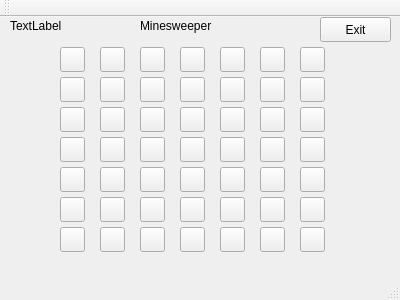
<?xml version="1.0" encoding="UTF-8"?>
<ui version="4.0">
 <class>MainWindow</class>
 <widget class="QMainWindow" name="MainWindow">
  <property name="geometry">
   <rect>
    <x>0</x>
    <y>0</y>
    <width>400</width>
    <height>300</height>
   </rect>
  </property>
  <property name="windowTitle">
   <string>MainWindow</string>
  </property>
  <widget class="QWidget" name="centralWidget">
   <widget class="QLabel" name="label">
    <property name="geometry">
     <rect>
      <x>140</x>
      <y>0</y>
      <width>101</width>
      <height>17</height>
     </rect>
    </property>
    <property name="text">
     <string>Minesweeper</string>
    </property>
   </widget>
   <widget class="QLabel" name="num_unexposed">
    <property name="geometry">
     <rect>
      <x>10</x>
      <y>0</y>
      <width>67</width>
      <height>17</height>
     </rect>
    </property>
    <property name="text">
     <string>TextLabel</string>
    </property>
   </widget>
   <widget class="QPushButton" name="pushButton_9">
    <property name="geometry">
     <rect>
      <x>60</x>
      <y>30</y>
      <width>25</width>
      <height>25</height>
     </rect>
    </property>
    <property name="text">
     <string/>
    </property>
   </widget>
   <widget class="QPushButton" name="pushButton_11">
    <property name="geometry">
     <rect>
      <x>100</x>
      <y>30</y>
      <width>25</width>
      <height>25</height>
     </rect>
    </property>
    <property name="text">
     <string/>
    </property>
   </widget>
   <widget class="QPushButton" name="pushButton_20">
    <property name="geometry">
     <rect>
      <x>140</x>
      <y>30</y>
      <width>25</width>
      <height>25</height>
     </rect>
    </property>
    <property name="text">
     <string/>
    </property>
   </widget>
   <widget class="QPushButton" name="pushButton_23">
    <property name="geometry">
     <rect>
      <x>180</x>
      <y>30</y>
      <width>25</width>
      <height>25</height>
     </rect>
    </property>
    <property name="text">
     <string/>
    </property>
   </widget>
   <widget class="QPushButton" name="pushButton_31">
    <property name="geometry">
     <rect>
      <x>220</x>
      <y>30</y>
      <width>25</width>
      <height>25</height>
     </rect>
    </property>
    <property name="text">
     <string/>
    </property>
   </widget>
   <widget class="QPushButton" name="pushButton_39">
    <property name="geometry">
     <rect>
      <x>260</x>
      <y>30</y>
      <width>25</width>
      <height>25</height>
     </rect>
    </property>
    <property name="text">
     <string/>
    </property>
   </widget>
   <widget class="QPushButton" name="pushButton_49">
    <property name="geometry">
     <rect>
      <x>300</x>
      <y>30</y>
      <width>25</width>
      <height>25</height>
     </rect>
    </property>
    <property name="text">
     <string/>
    </property>
   </widget>
   <widget class="QPushButton" name="pushButton_50">
    <property name="geometry">
     <rect>
      <x>300</x>
      <y>60</y>
      <width>25</width>
      <height>25</height>
     </rect>
    </property>
    <property name="text">
     <string/>
    </property>
   </widget>
   <widget class="QPushButton" name="pushButton_21">
    <property name="geometry">
     <rect>
      <x>140</x>
      <y>60</y>
      <width>25</width>
      <height>25</height>
     </rect>
    </property>
    <property name="text">
     <string/>
    </property>
   </widget>
   <widget class="QPushButton" name="pushButton_10">
    <property name="geometry">
     <rect>
      <x>60</x>
      <y>60</y>
      <width>25</width>
      <height>25</height>
     </rect>
    </property>
    <property name="text">
     <string/>
    </property>
   </widget>
   <widget class="QPushButton" name="pushButton_32">
    <property name="geometry">
     <rect>
      <x>220</x>
      <y>60</y>
      <width>25</width>
      <height>25</height>
     </rect>
    </property>
    <property name="text">
     <string/>
    </property>
   </widget>
   <widget class="QPushButton" name="pushButton_40">
    <property name="geometry">
     <rect>
      <x>260</x>
      <y>60</y>
      <width>25</width>
      <height>25</height>
     </rect>
    </property>
    <property name="text">
     <string/>
    </property>
   </widget>
   <widget class="QPushButton" name="pushButton_24">
    <property name="geometry">
     <rect>
      <x>180</x>
      <y>60</y>
      <width>25</width>
      <height>25</height>
     </rect>
    </property>
    <property name="text">
     <string/>
    </property>
   </widget>
   <widget class="QPushButton" name="pushButton_12">
    <property name="geometry">
     <rect>
      <x>100</x>
      <y>60</y>
      <width>25</width>
      <height>25</height>
     </rect>
    </property>
    <property name="text">
     <string/>
    </property>
   </widget>
   <widget class="QPushButton" name="pushButton_25">
    <property name="geometry">
     <rect>
      <x>180</x>
      <y>90</y>
      <width>25</width>
      <height>25</height>
     </rect>
    </property>
    <property name="text">
     <string/>
    </property>
   </widget>
   <widget class="QPushButton" name="pushButton_51">
    <property name="geometry">
     <rect>
      <x>300</x>
      <y>90</y>
      <width>25</width>
      <height>25</height>
     </rect>
    </property>
    <property name="text">
     <string/>
    </property>
   </widget>
   <widget class="QPushButton" name="pushButton_33">
    <property name="geometry">
     <rect>
      <x>220</x>
      <y>90</y>
      <width>25</width>
      <height>25</height>
     </rect>
    </property>
    <property name="text">
     <string/>
    </property>
   </widget>
   <widget class="QPushButton" name="pushButton_22">
    <property name="geometry">
     <rect>
      <x>140</x>
      <y>90</y>
      <width>25</width>
      <height>25</height>
     </rect>
    </property>
    <property name="text">
     <string/>
    </property>
   </widget>
   <widget class="QPushButton" name="pushButton_41">
    <property name="geometry">
     <rect>
      <x>260</x>
      <y>90</y>
      <width>25</width>
      <height>25</height>
     </rect>
    </property>
    <property name="text">
     <string/>
    </property>
   </widget>
   <widget class="QPushButton" name="pushButton_13">
    <property name="geometry">
     <rect>
      <x>60</x>
      <y>90</y>
      <width>25</width>
      <height>25</height>
     </rect>
    </property>
    <property name="text">
     <string/>
    </property>
   </widget>
   <widget class="QPushButton" name="pushButton_14">
    <property name="geometry">
     <rect>
      <x>100</x>
      <y>90</y>
      <width>25</width>
      <height>25</height>
     </rect>
    </property>
    <property name="text">
     <string/>
    </property>
   </widget>
   <widget class="QPushButton" name="pushButton_26">
    <property name="geometry">
     <rect>
      <x>140</x>
      <y>120</y>
      <width>25</width>
      <height>25</height>
     </rect>
    </property>
    <property name="text">
     <string/>
    </property>
   </widget>
   <widget class="QPushButton" name="pushButton_15">
    <property name="geometry">
     <rect>
      <x>60</x>
      <y>120</y>
      <width>25</width>
      <height>25</height>
     </rect>
    </property>
    <property name="text">
     <string/>
    </property>
   </widget>
   <widget class="QPushButton" name="pushButton_16">
    <property name="geometry">
     <rect>
      <x>100</x>
      <y>120</y>
      <width>25</width>
      <height>25</height>
     </rect>
    </property>
    <property name="text">
     <string/>
    </property>
   </widget>
   <widget class="QPushButton" name="pushButton_42">
    <property name="geometry">
     <rect>
      <x>260</x>
      <y>120</y>
      <width>25</width>
      <height>25</height>
     </rect>
    </property>
    <property name="text">
     <string/>
    </property>
   </widget>
   <widget class="QPushButton" name="pushButton_27">
    <property name="geometry">
     <rect>
      <x>180</x>
      <y>120</y>
      <width>25</width>
      <height>25</height>
     </rect>
    </property>
    <property name="text">
     <string/>
    </property>
   </widget>
   <widget class="QPushButton" name="pushButton_34">
    <property name="geometry">
     <rect>
      <x>220</x>
      <y>120</y>
      <width>25</width>
      <height>25</height>
     </rect>
    </property>
    <property name="text">
     <string/>
    </property>
   </widget>
   <widget class="QPushButton" name="pushButton_52">
    <property name="geometry">
     <rect>
      <x>300</x>
      <y>120</y>
      <width>25</width>
      <height>25</height>
     </rect>
    </property>
    <property name="text">
     <string/>
    </property>
   </widget>
   <widget class="QPushButton" name="pushButton_28">
    <property name="geometry">
     <rect>
      <x>140</x>
      <y>150</y>
      <width>25</width>
      <height>25</height>
     </rect>
    </property>
    <property name="text">
     <string/>
    </property>
   </widget>
   <widget class="QPushButton" name="pushButton_43">
    <property name="geometry">
     <rect>
      <x>260</x>
      <y>150</y>
      <width>25</width>
      <height>25</height>
     </rect>
    </property>
    <property name="text">
     <string/>
    </property>
   </widget>
   <widget class="QPushButton" name="pushButton_53">
    <property name="geometry">
     <rect>
      <x>300</x>
      <y>150</y>
      <width>25</width>
      <height>25</height>
     </rect>
    </property>
    <property name="text">
     <string/>
    </property>
   </widget>
   <widget class="QPushButton" name="pushButton_17">
    <property name="geometry">
     <rect>
      <x>60</x>
      <y>150</y>
      <width>25</width>
      <height>25</height>
     </rect>
    </property>
    <property name="text">
     <string/>
    </property>
   </widget>
   <widget class="QPushButton" name="pushButton_29">
    <property name="geometry">
     <rect>
      <x>180</x>
      <y>150</y>
      <width>25</width>
      <height>25</height>
     </rect>
    </property>
    <property name="text">
     <string/>
    </property>
   </widget>
   <widget class="QPushButton" name="pushButton_35">
    <property name="geometry">
     <rect>
      <x>220</x>
      <y>150</y>
      <width>25</width>
      <height>25</height>
     </rect>
    </property>
    <property name="text">
     <string/>
    </property>
   </widget>
   <widget class="QPushButton" name="pushButton_18">
    <property name="geometry">
     <rect>
      <x>100</x>
      <y>150</y>
      <width>25</width>
      <height>25</height>
     </rect>
    </property>
    <property name="text">
     <string/>
    </property>
   </widget>
   <widget class="QPushButton" name="pushButton_30">
    <property name="geometry">
     <rect>
      <x>140</x>
      <y>180</y>
      <width>25</width>
      <height>25</height>
     </rect>
    </property>
    <property name="text">
     <string/>
    </property>
   </widget>
   <widget class="QPushButton" name="pushButton_44">
    <property name="geometry">
     <rect>
      <x>260</x>
      <y>180</y>
      <width>25</width>
      <height>25</height>
     </rect>
    </property>
    <property name="text">
     <string/>
    </property>
   </widget>
   <widget class="QPushButton" name="pushButton_36">
    <property name="geometry">
     <rect>
      <x>180</x>
      <y>180</y>
      <width>25</width>
      <height>25</height>
     </rect>
    </property>
    <property name="text">
     <string/>
    </property>
   </widget>
   <widget class="QPushButton" name="pushButton_54">
    <property name="geometry">
     <rect>
      <x>300</x>
      <y>180</y>
      <width>25</width>
      <height>25</height>
     </rect>
    </property>
    <property name="text">
     <string/>
    </property>
   </widget>
   <widget class="QPushButton" name="pushButton_37">
    <property name="geometry">
     <rect>
      <x>220</x>
      <y>180</y>
      <width>25</width>
      <height>25</height>
     </rect>
    </property>
    <property name="text">
     <string/>
    </property>
   </widget>
   <widget class="QPushButton" name="pushButton_19">
    <property name="geometry">
     <rect>
      <x>60</x>
      <y>180</y>
      <width>25</width>
      <height>25</height>
     </rect>
    </property>
    <property name="text">
     <string/>
    </property>
   </widget>
   <widget class="QPushButton" name="pushButton_38">
    <property name="geometry">
     <rect>
      <x>100</x>
      <y>180</y>
      <width>25</width>
      <height>25</height>
     </rect>
    </property>
    <property name="text">
     <string/>
    </property>
   </widget>
   <widget class="QPushButton" name="pushButton_45">
    <property name="geometry">
     <rect>
      <x>100</x>
      <y>210</y>
      <width>25</width>
      <height>25</height>
     </rect>
    </property>
    <property name="text">
     <string/>
    </property>
   </widget>
   <widget class="QPushButton" name="pushButton_46">
    <property name="geometry">
     <rect>
      <x>180</x>
      <y>210</y>
      <width>25</width>
      <height>25</height>
     </rect>
    </property>
    <property name="text">
     <string/>
    </property>
   </widget>
   <widget class="QPushButton" name="pushButton_47">
    <property name="geometry">
     <rect>
      <x>260</x>
      <y>210</y>
      <width>25</width>
      <height>25</height>
     </rect>
    </property>
    <property name="text">
     <string/>
    </property>
   </widget>
   <widget class="QPushButton" name="pushButton_48">
    <property name="geometry">
     <rect>
      <x>140</x>
      <y>210</y>
      <width>25</width>
      <height>25</height>
     </rect>
    </property>
    <property name="text">
     <string/>
    </property>
   </widget>
   <widget class="QPushButton" name="pushButton_55">
    <property name="geometry">
     <rect>
      <x>220</x>
      <y>210</y>
      <width>25</width>
      <height>25</height>
     </rect>
    </property>
    <property name="text">
     <string/>
    </property>
   </widget>
   <widget class="QPushButton" name="pushButton_56">
    <property name="geometry">
     <rect>
      <x>60</x>
      <y>210</y>
      <width>25</width>
      <height>25</height>
     </rect>
    </property>
    <property name="text">
     <string/>
    </property>
   </widget>
   <widget class="QPushButton" name="pushButton_57">
    <property name="geometry">
     <rect>
      <x>300</x>
      <y>210</y>
      <width>25</width>
      <height>25</height>
     </rect>
    </property>
    <property name="text">
     <string/>
    </property>
   </widget>
   <widget class="QPushButton" name="exit">
    <property name="geometry">
     <rect>
      <x>320</x>
      <y>0</y>
      <width>71</width>
      <height>25</height>
     </rect>
    </property>
    <property name="text">
     <string>Exit</string>
    </property>
   </widget>
  </widget>
  <widget class="QToolBar" name="mainToolBar">
   <attribute name="toolBarArea">
    <enum>TopToolBarArea</enum>
   </attribute>
   <attribute name="toolBarBreak">
    <bool>false</bool>
   </attribute>
  </widget>
  <widget class="QStatusBar" name="statusBar"/>
  <widget class="QMenuBar" name="menuBar">
   <property name="geometry">
    <rect>
     <x>0</x>
     <y>0</y>
     <width>400</width>
     <height>22</height>
    </rect>
   </property>
  </widget>
 </widget>
 <layoutdefault spacing="6" margin="11"/>
 <resources/>
 <connections/>
</ui>
